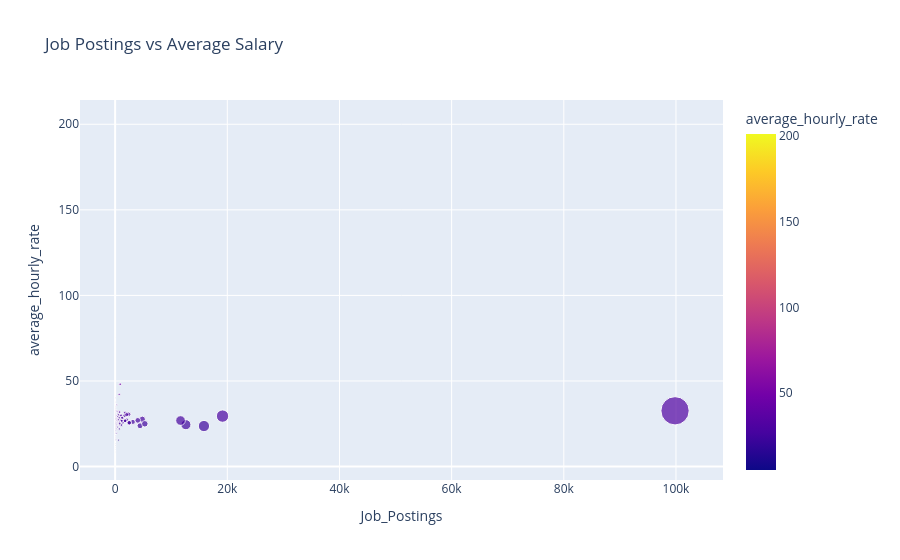

Notebook cell for this chart:
### Code cell
fig = px.scatter(
    country_summary,
    x="Job_Postings",
    y="average_hourly_rate",
    size="Job_Postings",
    color="average_hourly_rate",
    hover_name="country",
    title="Job Postings vs Average Salary"
)

fig.show()

### Figure 1 — Plotly figure (JSON) as saved in the notebook; plotly's stock layout.template omitted (floating-point values rounded to 4 significant figures; data arrays with more than 128 entries replaced by an {"elided": "..."} marker saying what was removed)
{"data": [{"hovertemplate": "<b>%{hovertext}</b><br><br>Job_Postings=%{marker.size}<br>average_hourly_rate=%{marker.color}<extra></extra>", "hovertext": {"elided": "212 str values"}, "legendgroup": "", "marker": {"color": {"elided": "212 float values"}, "coloraxis": "coloraxis", "size": {"elided": "212 int values"}, "sizemode": "area", "sizeref": 249.6, "symbol": "circle"}, "mode": "markers", "name": "", "orientation": "v", "showlegend": false, "type": "scatter", "x": {"elided": "212 int values"}, "xaxis": "x", "y": {"elided": "212 float values"}, "yaxis": "y"}], "layout": {"coloraxis": {"colorbar": {"title": {"text": "average_hourly_rate"}}, "colorscale": [[0, "#0d0887"], [0.1111, "#46039f"], [0.2222, "#7201a8"], [0.3333, "#9c179e"], [0.4444, "#bd3786"], [0.5556, "#d8576b"], [0.6667, "#ed7953"], [0.7778, "#fb9f3a"], [0.8889, "#fdca26"], [1, "#f0f921"]]}, "legend": {"itemsizing": "constant", "tracegroupgap": 0}, "title": {"text": "Job Postings vs Average Salary"}, "xaxis": {"anchor": "y", "domain": [0, 1], "title": {"text": "Job_Postings"}}, "yaxis": {"anchor": "x", "domain": [0, 1], "title": {"text": "average_hourly_rate"}}}}
